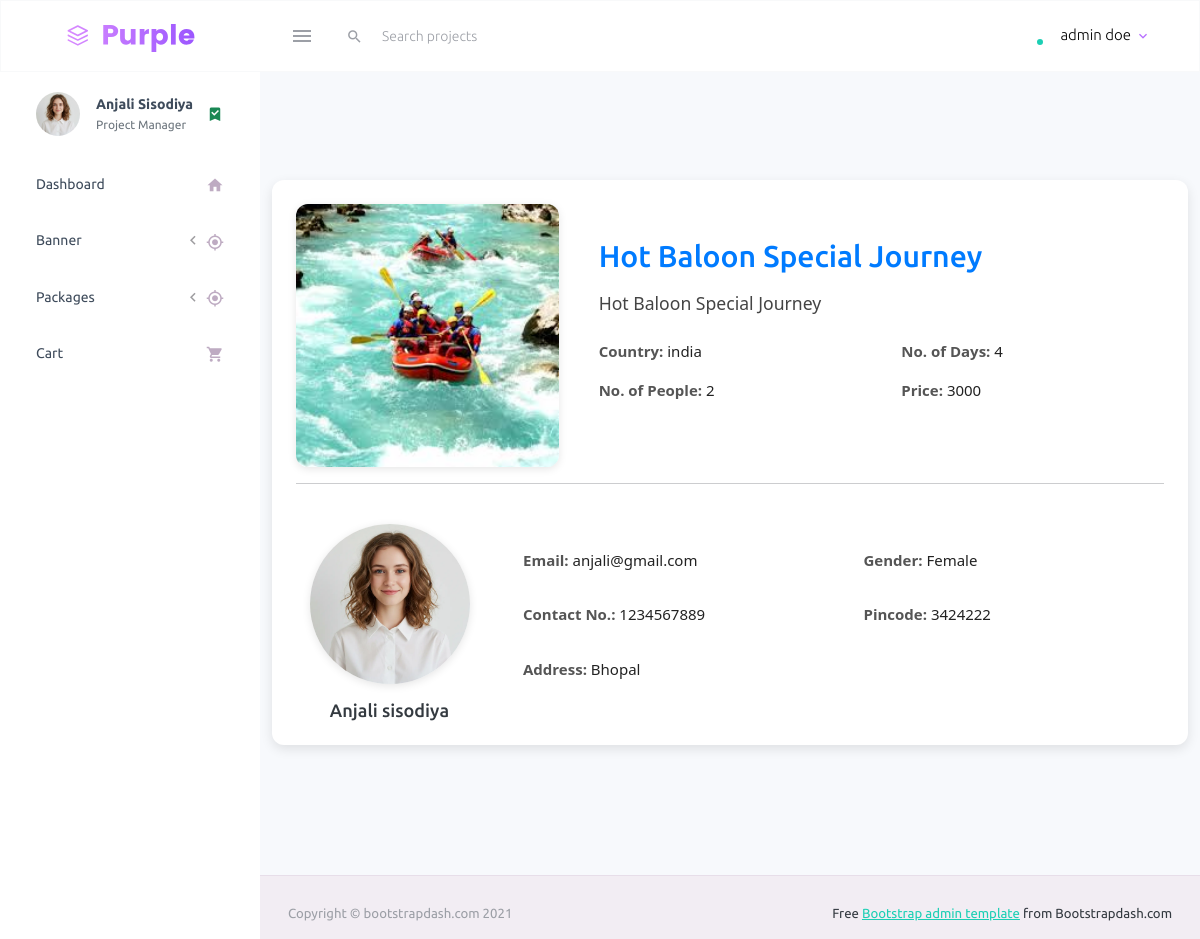
The app's page /admin/cart/view_cart_details.php?p=1 (signed in) with its own data.
### tables this page shows
CREATE TABLE `users` (
  `id` int(11) NOT NULL,
  `first_name` varchar(25) NOT NULL,
  `last_name` varchar(25) NOT NULL,
  `email` varchar(50) NOT NULL,
  `password` varchar(200) NOT NULL,
  `role_id` int(10) NOT NULL
);

CREATE TABLE `user_details` (
  `id` int(11) NOT NULL,
  `user_id` int(11) NOT NULL,
  `first_name` varchar(25) NOT NULL,
  `last_name` varchar(25) NOT NULL,
  `profile_image` varchar(255) DEFAULT NULL,
  `email` varchar(50) NOT NULL,
  `gender` enum('Male','Female') NOT NULL,
  `phone` varchar(15) NOT NULL,
  `city_id` int(200) NOT NULL,
  `state_id` int(100) NOT NULL,
  `pincode` int(11) NOT NULL,
  `landmark` varchar(100) NOT NULL,
  `address` varchar(200) NOT NULL,
  `created_at` datetime NOT NULL DEFAULT current_timestamp(),
  `updated_at` datetime NOT NULL DEFAULT current_timestamp()
);

CREATE TABLE `cart` (
  `cart_id` int(11) NOT NULL,
  `package_id` int(4) NOT NULL,
  `user_id` int(4) NOT NULL,
  `document` varchar(150) DEFAULT NULL,
  `phone_no` varchar(50) NOT NULL,
  `payment_status` tinyint(5) NOT NULL COMMENT '1-online 2-reach at hotel',
  `price` int(40) NOT NULL,
  `visit_date` datetime NOT NULL
);

CREATE TABLE `tbl_package` (
  `package_id` int(11) NOT NULL,
  `pack_name` varchar(100) NOT NULL,
  `pack_image` varchar(255) DEFAULT NULL,
  `pack_description` varchar(100) NOT NULL,
  `city_id` int(11) NOT NULL,
  `state_id` int(11) NOT NULL,
  `country` varchar(50) NOT NULL,
  `no_of_days` int(11) NOT NULL,
  `no_of_people` int(11) NOT NULL,
  `price` int(11) NOT NULL,
  `status` tinyint(4) NOT NULL DEFAULT 1 COMMENT '0-inactive,1-active',
  `created_at` datetime NOT NULL DEFAULT current_timestamp(),
  `updated_at` datetime NOT NULL DEFAULT current_timestamp()
);

### admin/cart/view_cart_details.php (the view, shortened to what this page needs)
<?php
include "../../dbconfig.php";
include "../partials/header.php";
include "../partials/navbar.php";
include "../partials/sidebar.php";
$id = $_GET['p'];
$sql = "SELECT * FROM cart c
        JOIN tbl_package tp ON c.package_id = tp.package_id
        JOIN user_details ud ON c.user_id = ud.user_id
        WHERE c.cart_id = ?";
$stmt = $conn->prepare($sql);
$stmt->bind_param("i", $id);
$stmt->execute();
$result = $stmt->get_result();
?>
<div class="container py-5">
    <?php while ($row = $result->fetch_assoc()) { ?>
        <div class="card mb-5 p-4 bg-white">
            <div class="row align-items-center">
                <div class="col-md-4 text-center mb-4 mb-md-0">
                    <img src="<?php echo "../../" . htmlspecialchars($row["pack_image"]); ?>" alt="Package Image" class="package-image img-fluid" style="max-height: 280px; width: 100%; max-width: 320px;">
                </div>
                <div class="col-md-8">
                    <h2 class="mb-3" style="color: #007bff;"><?php echo htmlspecialchars($row["pack_name"]); ?></h2>
                    <p class="mb-4" style="font-size: 1.1rem; color: #444;"><?php echo htmlspecialchars($row["pack_description"]); ?></p>
                    <div class="row mb-3">
                        <div class="col-6">
                            <p><span class="label-text">Country:</span> <span class="value-text"><?php echo htmlspecialchars($row["country"]); ?></span></p>
                        </div>
                        <div class="col-6">
                            <p><span class="label-text">No. of Days:</span> <span class="value-text"><?php echo htmlspecialchars($row["no_of_days"]); ?></span></p>
                        </div>
                        <div class="col-6">
                            <p><span class="label-text">No. of People:</span> <span class="value-text"><?php echo htmlspecialchars($row["no_of_people"]); ?></span></p>
                        </div>
                        <div class="col-6">
                            <p><span class="label-text">Price:</span> <span class="value-text"><?php echo htmlspecialchars($row["price"]); ?></span></p>
                        </div>
                    </div>
                </div>
            </div>
            <hr>
            <div class="row align-items-center mt-4">
                <div class="col-md-3 text-center">
                    <img src="<?php echo "../../" . htmlspecialchars($row["profile_image"]); ?>" alt="User Profile" class="profile-image img-fluid mb-3">
                    <h4 class="mb-0"><?php echo htmlspecialchars($row["first_name"] . " " . $row["last_name"]); ?></h4>
                </div>
                <div class="col-md-9">
                    <div class="row">
                        <div class="col-md-6 mb-3">
                            <p><span class="label-text">Email:</span> <span class="value-text"><?php echo htmlspecialchars($row["email"]); ?></span></p>
                        </div>
                        <div class="col-md-6 mb-3">
                            <p><span class="label-text">Gender:</span> <span class="value-text"><?php echo htmlspecialchars($row["gender"]); ?></span></p>
                        </div>
                        <div class="col-md-6 mb-3">
                            <p><span class="label-text">Contact No.:</span> <span class="value-text"><?php echo htmlspecialchars($row["phone"]); ?></span></p>
                        </div>
                        <div class="col-md-6 mb-3">
                            <p><span class="label-text">Pincode:</span> <span class="value-text"><?php echo htmlspecialchars($row["pincode"]); ?></span></p>
                        </div>
                        <div class="col-md-12">
                            <p><span class="label-text">Address:</span> <span class="value-text"><?php echo htmlspecialchars($row["address"]); ?></span></p>
                        </div>
                    </div>
                </div>
            </div>
        </div>
    <?php } ?>
</div>
<?php
include '../partials/footer.php';
?>

### admin/partials/navbar.php (shortened to what this page needs)
<?php
$base_url = "http://localhost/trendy/admin/";
$adminId = $_SESSION['admin_id'];
$sql = "SELECT * FROM users WHERE id = ?";
$stmt = $conn->prepare($sql);
$stmt->bind_param("i", $adminId);
$stmt->execute();
$result = $stmt->get_result();
$row = $result->fetch_assoc();
?>
<nav class="navbar default-layout-navbar col-lg-12 col-12 p-0 fixed-top d-flex flex-row">
  <div class="text-center navbar-brand-wrapper d-flex align-items-center justify-content-center">
    <a class="navbar-brand brand-logo" href="index.php"><img src="<?php echo $base_url ?>assets/images/logo.svg" alt="logo" /></a>
  </div>
  <div class="navbar-menu-wrapper d-flex align-items-stretch">
    <button class="navbar-toggler navbar-toggler align-self-center" type="button" data-toggle="minimize">
      <span class="mdi mdi-menu"></span>
    </button>
    <div class="search-field d-none d-md-block">
      <form class="d-flex align-items-center h-100" action="#">
        <div class="input-group">
          <div class="input-group-prepend bg-transparent">
            <i class="input-group-text border-0 mdi mdi-magnify"></i>
          </div>
          <input type="text" class="form-control bg-transparent border-0" placeholder="Search projects">
        </div>
      </form>
    </div>
    <ul class="navbar-nav navbar-nav-right">
      <li class="nav-item nav-profile dropdown">
        <a class="nav-link dropdown-toggle" id="profileDropdown" href="#" data-bs-toggle="dropdown" aria-expanded="false">
          <div class="nav-profile-img">
            <span class="availability-status online"></span>
          </div>
          <div class="nav-profile-text">
            <p class="mb-1 text-black"><?php echo htmlspecialchars($row['first_name'] . " " . $row['last_name']); ?></p>
          </div>
        </a>
      </li>
    </ul>
  </div>
</nav>

### admin/partials/sidebar.php (shortened to what this page needs)
<?php
$base_url = "http://localhost/trendy/admin/";
$current_page = basename($_SERVER['PHP_SELF']);
$full_path = $_SERVER['PHP_SELF'];
$sql = "SELECT * FROM user_details";
$result = $conn->query($sql);
$user = $result->fetch_assoc();
?>
<div class="container-fluid page-body-wrapper">
  <nav class="sidebar sidebar-offcanvas" id="sidebar">
    <ul class="nav">
      <li class="nav-item nav-profile">
        <a href="#" class="nav-link">
          <div class="nav-profile-image">
            <img src="<?php echo $base_url . "../" . $user['profile_image']; ?>" alt="profile">
          </div>
          <div class="nav-profile-text d-flex flex-column">
            <span class="font-weight-bold mb-2">
              <?php echo $user['first_name'] . " " . ucwords(strtolower($user['last_name'])); ?>
            </span>
            <span class="text-secondary text-small">Project Manager</span>
          </div>
          <i class="mdi mdi-bookmark-check text-success nav-profile-badge"></i>
        </a>
      </li>
      <li class="nav-item">
        <a class="nav-link <?php echo ($current_page == 'index.php' && strpos($full_path, 'admin/index.php') !== false) ? 'active-link' : ''; ?>" href="<?php echo $base_url; ?>index.php">
          <span class="menu-title">Dashboard</span>
          <i class="mdi mdi-home menu-icon"></i>
        </a>
      </li>
      <?php $is_banner = strpos($full_path, '/banner/') !== false; ?>
      <li class="nav-item">
        <a class="nav-link <?php echo $is_banner ? '' : 'collapsed'; ?>" data-bs-toggle="collapse" href="#banner-menu" aria-expanded="<?php echo $is_banner ? 'true' : 'false'; ?>" aria-controls="banner-menu">
          <span class="menu-title">Banner</span>
          <i class="menu-arrow"></i>
          <i class="mdi mdi-crosshairs-gps menu-icon"></i>
        </a>
      </li>
      <?php $is_package = strpos($full_path, '/Packages/') !== false; ?>
      <li class="nav-item">
        <a class="nav-link <?php echo $is_package ? '' : 'collapsed'; ?>" data-bs-toggle="collapse" href="#package-menu" aria-expanded="<?php echo $is_package ? 'true' : 'false'; ?>" aria-controls="package-menu">
          <span class="menu-title">Packages</span>
          <i class="menu-arrow"></i>
          <i class="mdi mdi-crosshairs-gps menu-icon"></i>
        </a>
      </li>
      <li class="nav-item">
        <a class="nav-link <?php echo (strpos($full_path, '/cart/index.php') !== false) ? 'active-link' : ''; ?>" href="<?php echo $base_url; ?>cart/index.php">
          <span class="menu-title">Cart</span>
          <i class="mdi mdi-cart menu-icon"></i>
        </a>
      </li>
    </ul>
  </nav>
  <div class="main-panel">

### css/style.css (style rules this page uses)
.navbar { border: 1px solid #f8f9fa; }
.dropdown { position: relative; display: inline-block; }

### admin/cart/view_cart_details.php (style rules this page uses)
body { background: #f7f9fc; font-family: 'Segoe UI', Tahoma, Geneva, Verdana, sans-serif; }
.container { margin-top: 60px; }
.card { border-radius: 12px; box-shadow: 0 4px 12px rgb(0 0 0 / 0.1); transition: box-shadow 0.3s ease; }
.package-image, .profile-image { border-radius: 12px; object-fit: cover; box-shadow: 0 2px 8px rgba(0,0,0,0.1); }
.profile-image { border-radius: 50%; max-width: 160px; max-height: 160px; }
.label-text { font-weight: 600; color: #555; }
.value-text { font-weight: 500; color: #222; }

### records on screen
users: first_name+last_name "admin doe"
user_details: profile_image (picture), first_name "Anjali", last_name "Sisodiya"
cart: package.pack_name "Hot Baloon Special Journey", package.pack_description "Hot Baloon Special Journey", package.country "india", package.no_of_days "4", package.no_of_people "2", package.price "3000", user_details.profile_image (picture), user_details.first_name+last_name "Anjali sisodiya", user_details.email "anjali@gmail.com", user_details.gender "Female", user_details.phone "1234567889", user_details.pincode "3424222", user_details.address "Bhopal"
